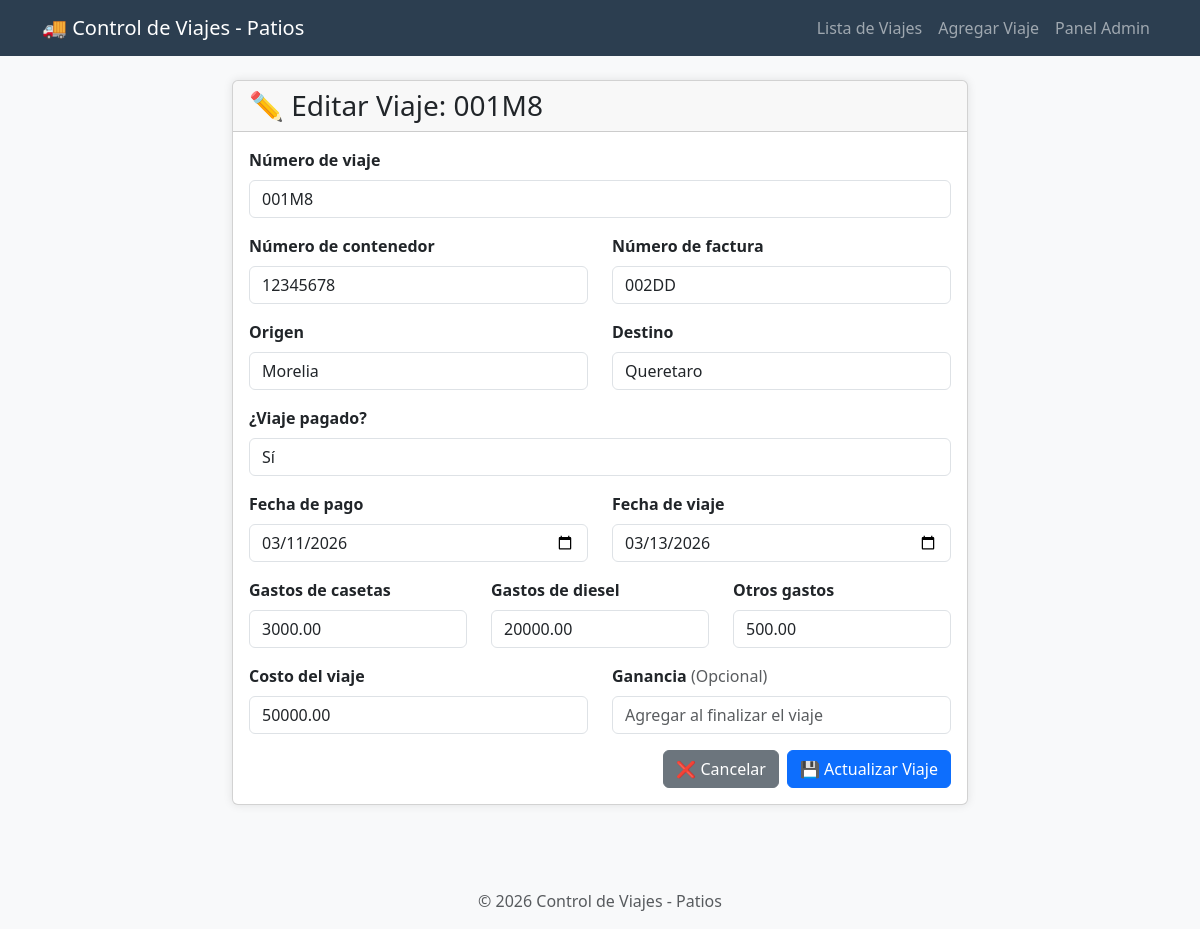
The page /editar/2/ (signed in) on the database its author committed.
### trailers/models.py (models this page shows, shortened)
class Viaje(models.Model):
    numero_viaje = models.CharField(max_length=100, unique=True, verbose_name="Número de viaje")
    numero_contenedor = models.CharField(max_length=100, blank=True, verbose_name="Número de contenedor")
    numero_factura = models.CharField(max_length=100, blank=True, verbose_name="Número de factura")
    origen = models.CharField(max_length=200, verbose_name="Origen")
    destino = models.CharField(max_length=200, verbose_name="Destino")
    pagado = models.BooleanField(default=False, verbose_name="¿Viaje pagado?")
    fecha_pago = models.DateField(null=True, blank=True, verbose_name="Fecha de pago")
    fecha_viaje = models.DateField(null=True, blank=True, verbose_name="Fecha de viaje")
    gastos_casetas = models.DecimalField(max_digits=10, decimal_places=2, default=0, verbose_name="Gastos de casetas")
    gastos_diesel = models.DecimalField(max_digits=10, decimal_places=2, default=0, verbose_name="Gastos de diesel")
    otros_gastos = models.DecimalField(max_digits=10, decimal_places=2, default=0, verbose_name="Otros gastos")
    costo_viaje = models.DecimalField(max_digits=10, decimal_places=2, verbose_name="Costo del viaje")
    ganancia = models.DecimalField(max_digits=10, decimal_places=2, null=True, blank=True, verbose_name="Ganancia")
    fecha_creacion = models.DateTimeField(auto_now_add=True, verbose_name="Fecha de creación")
    fecha_actualizacion = models.DateTimeField(auto_now=True, verbose_name="Última actualización")
    class Meta:
        verbose_name = "Viaje"
        verbose_name_plural = "Viajes"
        ordering = ['-fecha_creacion']

### trailers/views.py (the view)
# urls.py: path('editar/<int:viaje_id>/', views.editar_viaje, name='editar_viaje'),
@login_required
def editar_viaje(request, viaje_id):
    viaje = get_object_or_404(Viaje, id=viaje_id)
    if request.method == 'POST':
        form = ViajeForm(request.POST, instance=viaje)
        if form.is_valid():
            form.save()
            messages.success(request, 'Viaje actualizado exitosamente.')
            return redirect('lista_viajes')
    else:
        form = ViajeForm(instance=viaje)
    return render(request, 'trailers/editar_viaje.html', {'form': form, 'viaje': viaje})

### trailers/templates/trailers/editar_viaje.html (shortened to what this page needs)
{% extends 'trailers/base.html' %}
{% block content %}
<div class="row justify-content-center">
    <div class="col-md-8">
        <div class="card">
            <div class="card-header">
                <h3 class="mb-0">✏️ Editar Viaje: {{ viaje.numero_viaje }}</h3>
            </div>
            <div class="card-body">
                <form method="post" novalidate>
                    <div class="row">
                        <div class="col-md-12 mb-3">
                            <label for="{{ form.numero_viaje.id_for_label }}" class="form-label">
                                <strong>{{ form.numero_viaje.label }}</strong>
                            </label>
                            {{ form.numero_viaje }}
                        </div>
                    </div>
                    <div class="row">
                        <div class="col-md-6 mb-3">
                            <label for="{{ form.numero_contenedor.id_for_label }}" class="form-label">
                                <strong>{{ form.numero_contenedor.label }}</strong>
                            </label>
                            {{ form.numero_contenedor }}
                        </div>
                        <div class="col-md-6 mb-3">
                            <label for="{{ form.numero_factura.id_for_label }}" class="form-label">
                                <strong>{{ form.numero_factura.label }}</strong>
                            </label>
                            {{ form.numero_factura }}
                        </div>
                    </div>
                    <div class="row">
                        <div class="col-md-6 mb-3">
                            <label for="{{ form.origen.id_for_label }}" class="form-label">
                                <strong>{{ form.origen.label }}</strong>
                            </label>
                            {{ form.origen }}
                        </div>
                        <div class="col-md-6 mb-3">
                            <label for="{{ form.destino.id_for_label }}" class="form-label">
                                <strong>{{ form.destino.label }}</strong>
                            </label>
                            {{ form.destino }}
                        </div>
                    </div>
                    <div class="row">
                        <div class="col-md-12 mb-3">
                            <label for="{{ form.pagado.id_for_label }}" class="form-label">
                                <strong>{{ form.pagado.label }}</strong>
                            </label>
                            {{ form.pagado }}
                        </div>
                    </div>
                    <div id="fechas_pago" style="display: none;">
                        <div class="row">
                            <div class="col-md-6 mb-3">
                                <label for="{{ form.fecha_pago.id_for_label }}" class="form-label">
                                    <strong>{{ form.fecha_pago.label }}</strong>
                                </label>
                                {{ form.fecha_pago }}
                            </div>
                            <div class="col-md-6 mb-3">
                                <label for="{{ form.fecha_viaje.id_for_label }}" class="form-label">
                                    <strong>{{ form.fecha_viaje.label }}</strong>
                                </label>
                                {{ form.fecha_viaje }}
                            </div>
                        </div>
                    </div>
                    <div class="row">
                        <div class="col-md-4 mb-3">
                            <label for="{{ form.gastos_casetas.id_for_label }}" class="form-label">
                                <strong>{{ form.gastos_casetas.label }}</strong>
                            </label>
                            {{ form.gastos_casetas }}
                        </div>
                        <div class="col-md-4 mb-3">
                            <label for="{{ form.gastos_diesel.id_for_label }}" class="form-label">
                                <strong>{{ form.gastos_diesel.label }}</strong>
                            </label>
                            {{ form.gastos_diesel }}
                        </div>
                        <div class="col-md-4 mb-3">
                            <label for="{{ form.otros_gastos.id_for_label }}" class="form-label">
                                <strong>{{ form.otros_gastos.label }}</strong>
                            </label>
                            {{ form.otros_gastos }}
                        </div>
                    </div>
                    <div class="row">
                        <div class="col-md-6 mb-3">
                            <label for="{{ form.costo_viaje.id_for_label }}" class="form-label">
                                <strong>{{ form.costo_viaje.label }}</strong>
                            </label>
                            {{ form.costo_viaje }}
                        </div>
                        <div class="col-md-6 mb-3">
                            <label for="{{ form.ganancia.id_for_label }}" class="form-label">
                                <strong>{{ form.ganancia.label }}</strong> <span class="text-muted">(Opcional)</span>
                            </label>
                            {{ form.ganancia }}
                        </div>
                    </div>
                    <div class="d-grid gap-2 d-md-flex justify-content-md-end">
                        <a href="{% url 'lista_viajes' %}" class="btn btn-secondary">
                            ❌ Cancelar
                        </a>
                        <button type="submit" class="btn btn-primary">
                            💾 Actualizar Viaje
                        </button>
                    </div>
                </form>
            </div>
        </div>
    </div>
</div>
{% endblock %}

### trailers/templates/trailers/base.html (style rules this page uses)
body { background-color: #f8f9fa; }
.card { box-shadow: 0 0 10px rgba(0,0,0,0.1); margin-bottom: 20px; }

### rows shown on the page
Viaje: numero_viaje "001M8", numero_contenedor "12345678", numero_factura "002DD", origen "Morelia", destino "Queretaro", pagado "Sí", fecha_pago "03/11/2026", fecha_viaje "03/13/2026", gastos_casetas "3000.00", gastos_diesel "20000.00", otros_gastos "500.00", costo_viaje "50000.00"
